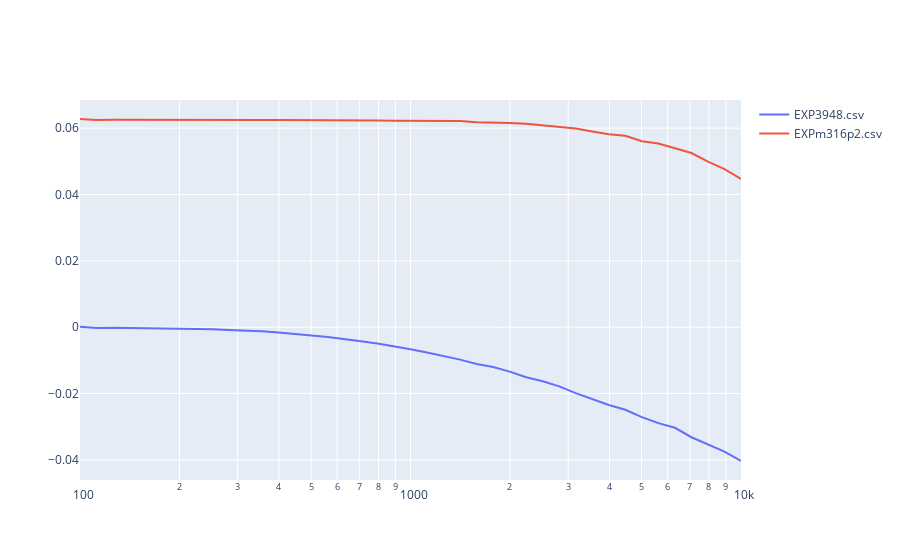

The notebook cell this image was saved under:
### Markdown cell above
### grafico datos
uso la libreria plotly para ver todos las mediciones al mismo tiempo

### Code cell
a=cn.plt.semilog(f,datacorr)
